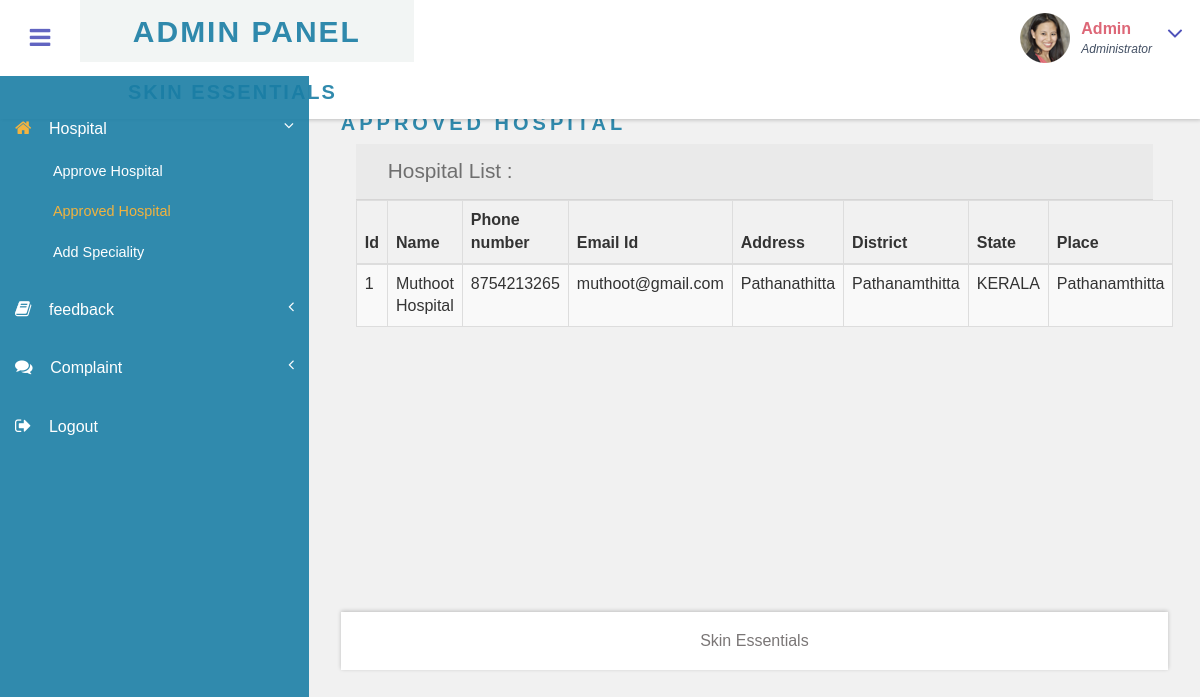
The app's page /Admin/hospital_list.php (signed in) with its own data.
### tables this page shows
CREATE TABLE `tbl_hospital` (
  `hospital_id` int(11) NOT NULL,
  `login_id` int(11) NOT NULL,
  `hospital` varchar(50) NOT NULL,
  `address` varchar(50) DEFAULT NULL,
  `email` varchar(50) NOT NULL,
  `phone_number` bigint(20) DEFAULT NULL,
  `district_id` int(11) NOT NULL,
  `place` varchar(50) NOT NULL
);

CREATE TABLE `tbl_district` (
  `district_id` int(11) NOT NULL,
  `state_id` int(11) NOT NULL,
  `district` varchar(50) NOT NULL
);

CREATE TABLE `tbl_state` (
  `state_id` int(11) NOT NULL,
  `country_id` int(11) NOT NULL,
  `state` varchar(50) NOT NULL
);

### Admin/hospital_list.php (the view)
<?php include("header.php") ?>
		<div id="page-wrapper">
			<div class="main-page">
				<div class="forms"  style="min-height: 500px;">
                    <h3 class="title1">Approved Hospital </h3>
					<div class="col-sm-12" style="margin-top: 10px;">
            <div class="form-title">
							<h4>Hospital  List :</h4>
						</div>
            <?php
             include("../db.php");
             $count=1;
             $qt=  mysqli_query($con,"select * from tbl_hospital inner join tbl_district on tbl_hospital.district_id=tbl_district.district_id inner join tbl_state on tbl_district.state_id=tbl_state.state_id where tbl_hospital.login_id in(select login_id from tbl_login where status='Approved' and Usertype='Hospital')");
             $n=mysqli_num_rows($qt);
         if($n>0)
              {
                ?>
              <table class="table table-striped table-bordered border-primary">
                  <thead><th>Id</th><th>Name</th><th>Phone number</th><th>Email Id</th><th>Address</th><th>District</th><th>State</th><th>Place</th></thead>
<?php
                  while ($rt=  mysqli_fetch_array($qt))
                                                {
                                                        ?>
                    <tr>
                                              <td><?php echo $count;?></td>
                                                <td><?php echo $rt['hospital'];?></td>
                                                <td><?php echo $rt['phone_number'];?></td>
                                                <td><?php echo $rt['email'];?></td>
                                                <td><?php echo $rt['address'];?></td>
                                                <td><?php echo $rt['district'];?></td>
                                                <td><?php echo $rt['state'];?></td>
                                                <td><?php echo $rt['place'];?></td>
                    </tr>
                   <?php } ?>
                    </table>
                  <?php }
                  else{
                  ?>
                    <div class="alert alert-success"> No List Available</div>
                  <?php } ?>
					</div>
					<div class="row">
				</div>
			</div>
		</div>
    <?php include("footer.php") ?>

### assets/assets_admin/css/style.css (style rules this page uses)
h4, h5, h6, h1, h2, h3 { margin: 0; }
html, body { font-family:'Franklin Gothic Medium', 'Arial Narrow', Arial, sans-serif; font-size: 100%; overflow-x: hidden; background: #fff; }
h1,h2,h3,h4,h5,h6 { margin:0; }
.cbp-spmenu-push { overflow-x: hidden; position: relative; }
.cbp-spmenu, .cbp-spmenu-push { -webkit-transition: all 0.3s ease; -moz-transition: all 0.3s ease; transition: all 0.3s ease; }
.cbp-spmenu-push div#page-wrapper { margin: 0 0 0 19.3em; transition:.5s all; -webkit-transition:.5s all; -moz-transition:.5s all; }
.charts,.row { margin: 2em 0 0; }
h3.title1 { font-size:20px; color: #197da4e5; letter-spacing: 4px; font-weight: bold; text-transform: uppercase; margin-bottom: 0.8em; }
.table > thead > tr > th, .table > tbody > tr > th, .table > tfoot > tr > th, .table > thead > tr > td, .table > tbody > tr > td, .table > tfoot > tr > td { border-top: none; }
.forms h3.title1 { margin-bottom:0; }
.forms h4 { font-size: 1.3em; color: #6F6F6F; }
.form-title { padding: 1em 2em; background-color: #EAEAEA; border-bottom: 1px solid #D6D5D5; }

### assets/assets_admin/css/custom.css (style rules this page uses)
#page-wrapper { padding:7em 2em 2.5em; background-color: #F1F1F1; }

### records on screen
tbl_hospital: hospital "Muthoot Hospital", phone_number "8754213265", email "muthoot@gmail.com", address "Pathanathitta", district.district "Pathanamthitta", tbl_state.state "KERALA", place "Pathanamthitta"
